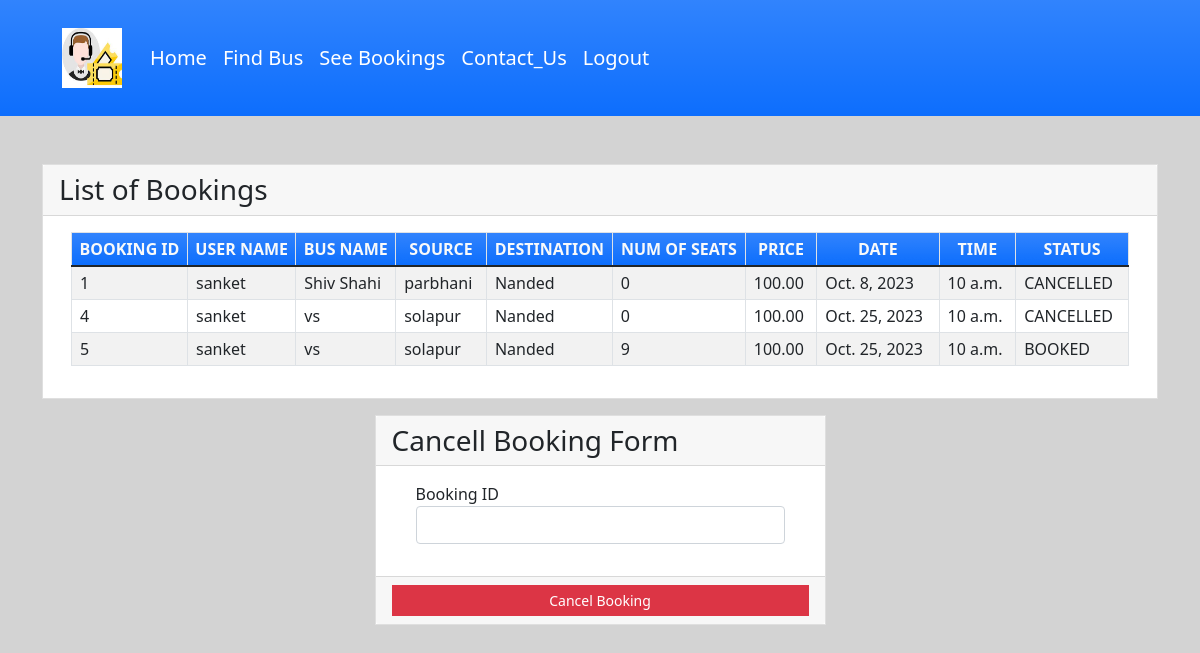
The app's page /seebookings (signed in) with its own data.
### djang_brs/myapp/models.py (models this page shows, shortened)
class Book(models.Model):
    BOOKED = 'B'
    CANCELLED = 'C'
    TICKET_STATUSES = ((BOOKED, 'Booked'),
                       (CANCELLED, 'Cancelled'),)
    email = models.EmailField()
    name = models.CharField(max_length=30)
    userid =models.DecimalField(decimal_places=0, max_digits=2)
    busid=models.DecimalField(decimal_places=0, max_digits=2)
    bus_name = models.CharField(max_length=30)
    source = models.CharField(max_length=30)
    dest = models.CharField(max_length=30)
    nos = models.DecimalField(decimal_places=0, max_digits=2)
    price = models.DecimalField(decimal_places=2, max_digits=6)
    date = models.DateField()
    time = models.TimeField()
    status = models.CharField(choices=TICKET_STATUSES, default=BOOKED, max_length=2)
    class Meta:
        verbose_name_plural = "List of Books"

### djang_brs/myapp/views.py (the view)
# urls.py: path('seebookings', views.seebookings, name="seebookings"),
@login_required(login_url='newfirst')
def seebookings(request):
    context = {}
    id_r = request.user.id
    book_list = Book.objects.filter(userid=id_r)
    if book_list:
        return render(request, 'myapp/booklist.html', {'book_list': book_list})
    else:
        context["error"] = "Sorry, no buses booked"
        return render(request, 'myapp/findbus.html', context)

### djang_brs/myapp/templates/myapp/booklist.html (shortened to what this page needs)
{% extends 'myapp/base.html' %} {% block content %}
<div class="container my-5">
    <div class="card rounded-0">
        <div class="card-header">
            <div class="card-title h3 mb-0">List of Bookings</div>
        </div>
        <div class="card-body">
            <div class="container-fluid">
                <table class="table table-bordered table-striped">
                    <thead>
                        <tr class="bg-gradient bg-primary text-light">
                            <th class="p-1 text-center">BOOKING ID</th>
                            <th class="p-1 text-center">USER NAME</th>
                            <th class="p-1 text-center">BUS NAME</th>
                            <th class="p-1 text-center">SOURCE</th>
                            <th class="p-1 text-center">DESTINATION</th>
                            <th class="p-1 text-center">NUM OF SEATS</th>
                            <th class="p-1 text-center">PRICE</th>
                            <th class="p-1 text-center">DATE</th>
                            <th class="p-1 text-center">TIME</th>
                            <th class="p-1 text-center">STATUS</th>
                        </tr>
                    </thead>
                    {% for row in book_list %}
                    <tr>
                        <td class="px-2 py-1 align-middle">{{row.id}}</td>
                        <td class="px-2 py-1 align-middle">{{row.name}}</td>
                        <td class="px-2 py-1 align-middle">{{row.bus_name}}</td>
                        <td class="px-2 py-1 align-middle">{{row.source}}</td>
                        <td class="px-2 py-1 align-middle">{{row.dest}}</td>
                        <td class="px-2 py-1 align-middle">{{row.nos}}</td>
                        <td class="px-2 py-1 align-middle">{{row.price}}</td>
                        <td class="px-2 py-1 align-middle">{{row.date}}</td>
                        <td class="px-2 py-1 align-middle">{{row.time}}</td>
                        <td class="px-2 py-1 align-middle">{{row.status}}</td>
                    </tr>
                    {% endfor %}
                </table>
            </div>
        </div>
    </div>
    <div class="row mt-3 justify-content-center">
        <div class="col-lg-5 col-md-7 col-sm-10 col-xs-12">
            <div class="card rounded-0">
                <div class="card-header">
                    <div class="card-title h3 mb-0">Cancell Booking Form</div>
                </div>
                <div class="card-body">
                    <div class="container-fluid">
                        <form action="{% url 'cancellings' %}" method="post" id="cancel-form">
                            <div class="mb-3">
                                <label for="bus_id" class="control-label">Booking ID</label>
                                <input name='bus_id' class="form-control" type="number" id="bus_id">
                            </div>
                        </form>
                    </div>
                </div>
                <div class="card-footer text-center">
                    <button class="btn btn-sm rounded-0 btn-danger w-100" form="cancel-form">Cancel Booking</button>
                </div>
            </div>
        </div>
    </div>
</div>
{% endblock %}

### djang_brs/myapp/templates/myapp/booklist.html (style rules this page uses)
body { background-color: #d3d3d3; }

### records on screen
Book: id "1", name "sanket", bus_name "Shiv Shahi", source "parbhani", dest "Nanded", nos "0", price "100.00", date "Oct. 8, 2023", time "10 a.m.", status "CANCELLED"
Book: id "4", name "sanket", bus_name "vs", source "solapur", dest "Nanded", nos "0", price "100.00", date "Oct. 25, 2023", time "10 a.m.", status "CANCELLED"
Book: id "5", name "sanket", bus_name "vs", source "solapur", dest "Nanded", nos "9", price "100.00", date "Oct. 25, 2023", time "10 a.m.", status "BOOKED"
